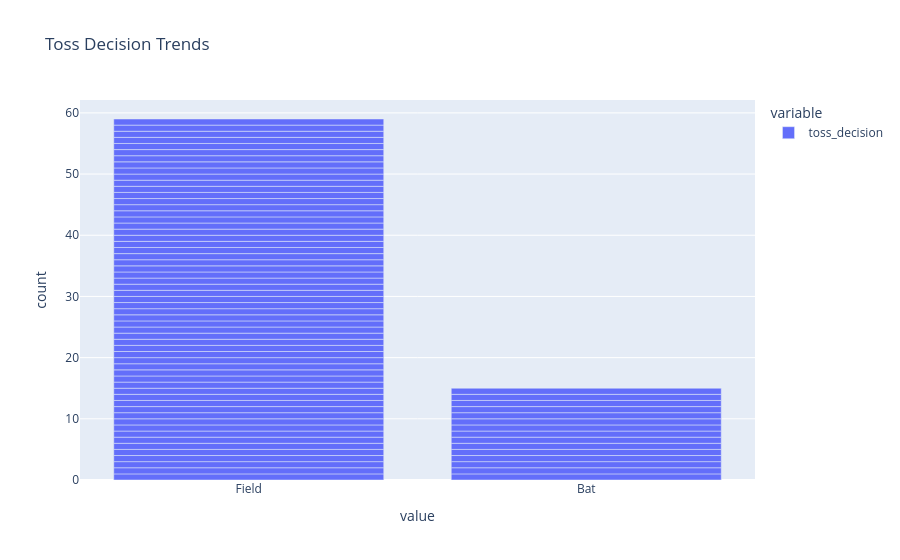

Source (notebook cell):
### Markdown cell above
2. Toss Decision Trends

### Code cell
#sns.countplot(x= df['toss_decision'], palette = 'rainbow')
toss = df['toss_decision']
px.bar(toss, title = "Toss Decision Trends")

### Figure 1 — Plotly figure (JSON) as saved in the notebook; plotly's stock layout.template omitted (floating-point values rounded to 4 significant figures)
{"data": [{"alignmentgroup": "True", "hovertemplate": "variable=toss_decision<br>value=%{x}<br>count=%{y}<extra></extra>", "legendgroup": "toss_decision", "marker": {"color": "#636efa", "pattern": {"shape": ""}}, "name": "toss_decision", "offsetgroup": "toss_decision", "orientation": "v", "showlegend": true, "textposition": "auto", "type": "bar", "x": ["Field", "Field", "Field", "Field", "Field", "Field", "Field", "Field", "Field", "Field", "Field", "Field", "Field", "Field", "Field", "Field", "Field", "Field", "Field", "Field", "Field", "Field", "Field", "Field", "Field", "Field", "Field", "Field", "Field", "Field", "Field", "Field", "Field", "Field", "Bat", "Field", "Field", "Field", "Field", "Field", "Field", "Field", "Bat", "Field", "Bat", "Field", "Field", "Bat", "Field", "Field", "Field", "Bat", "Field", "Bat", "Field", "Field", "Bat", "Field", "Field", "Field", "Bat", "Bat", "Bat", "Field", "Field", "Bat", "Bat", "Bat", "Field", "Bat", "Field", "Field", "Field", "Bat"], "xaxis": "x", "y": [1, 1, 1, 1, 1, 1, 1, 1, 1, 1, 1, 1, 1, 1, 1, 1, 1, 1, 1, 1, 1, 1, 1, 1, 1, 1, 1, 1, 1, 1, 1, 1, 1, 1, 1, 1, 1, 1, 1, 1, 1, 1, 1, 1, 1, 1, 1, 1, 1, 1, 1, 1, 1, 1, 1, 1, 1, 1, 1, 1, 1, 1, 1, 1, 1, 1, 1, 1, 1, 1, 1, 1, 1, 1], "yaxis": "y"}], "layout": {"barmode": "relative", "legend": {"title": {"text": "variable"}, "tracegroupgap": 0}, "title": {"text": "Toss Decision Trends"}, "xaxis": {"anchor": "y", "domain": [0, 1], "title": {"text": "value"}}, "yaxis": {"anchor": "x", "domain": [0, 1], "title": {"text": "count"}}}}
